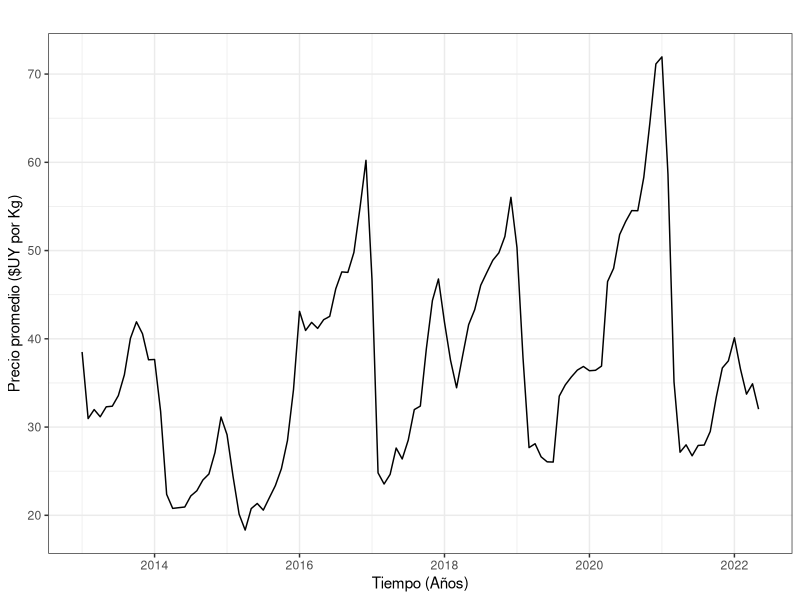
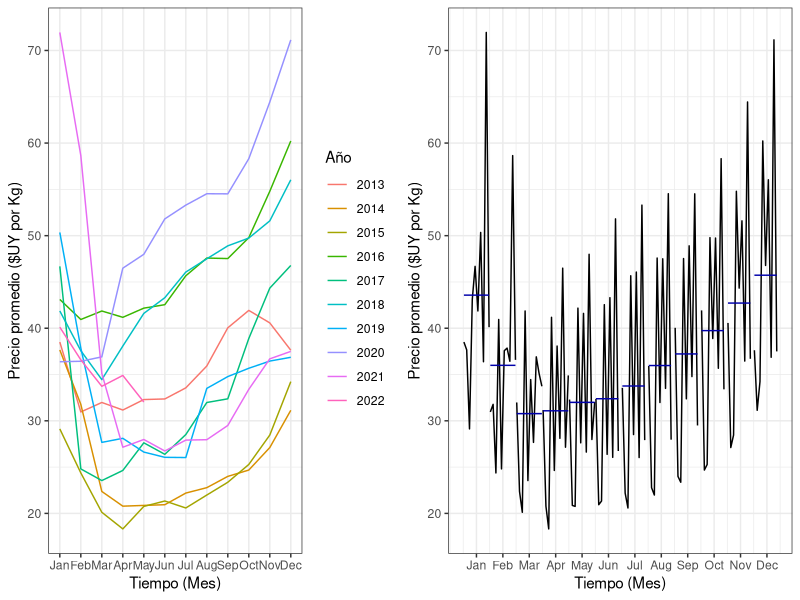

R code for these plots, in order:
## ---- chunk 1
knitr::opts_chunk$set(
  echo = FALSE,
  include = FALSE,
  warning = FALSE,
  out.width = '80%',
  fig.align="center")
## ---- chunk 2
library(forecast)
library(dplyr)
library(ggplot2)
library(readr)
library(gridExtra)
## ---- chunk 3
precios_manzana <- read_csv("precios_uam_long.csv")  %>% 
  filter(producto == "Manzana")

# Se pasa a formato ts
manzana <- ts(precios_manzana$precio_promedio, start = c(2013, 1), end = c(2022, 5) , frequency = 12)

## ---- chunk 4
autoplot(manzana) +
  theme_bw() +
  labs(x = "Tiempo (Años)",  y = "Precio promedio ($UY por Kg)" )
## ---- chunk 5
a <- ggseasonplot(manzana) +
  theme_bw() +
  labs(x = "Tiempo (Mes)",  y = "Precio promedio ($UY por Kg)", title = NULL, color = "Año")

b <- ggsubseriesplot(manzana) +
  theme_bw() +
  labs(x = "Tiempo (Mes)",  y = "Precio promedio ($UY por Kg)")


grid.arrange(a, b, nrow = 1)
## ---- chunk 6
modelo <- auto.arima(manzana)
